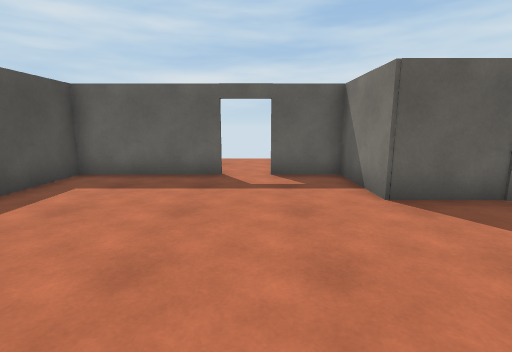
view 1 (above)

14 first-person views from a walk through a scene from a Unity 3-D project. The camera is 1.4 m above the floor, tilts 10° down and sees 85° across. The floor is counted in squares, 1 m on a side. Each view is taken from the middle of a square. On the plan, view 1 faces up. The plan holds only what a view shows up to about 14 squares ahead; the rest is blank. The player is left out. Some animated figures are not drawn.

view 2
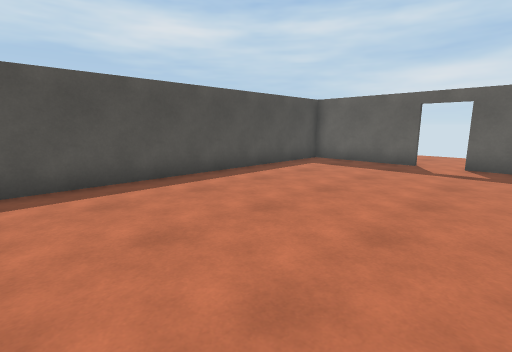

view 3
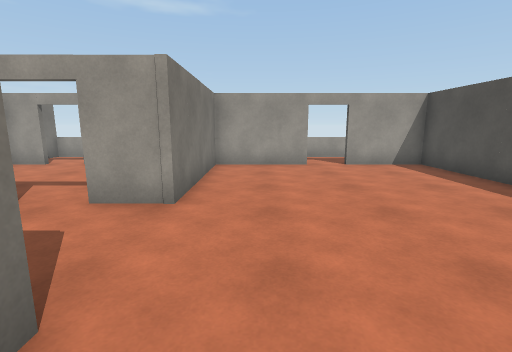

view 4
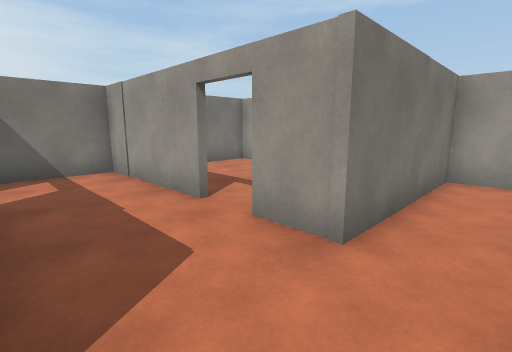

view 5
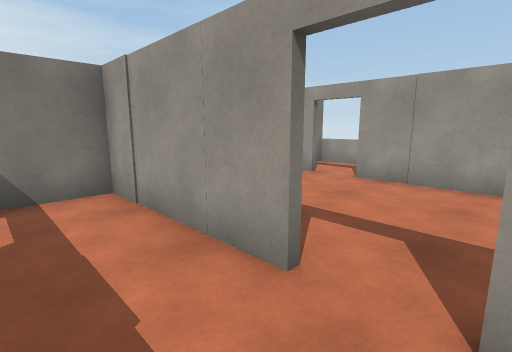

view 6
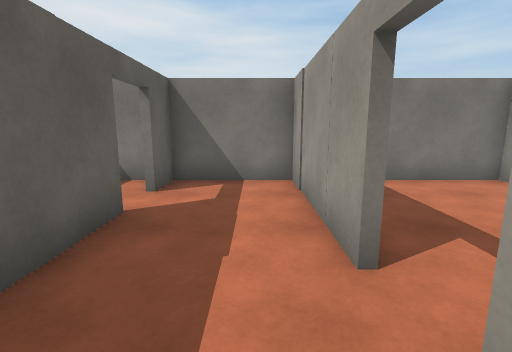

view 7
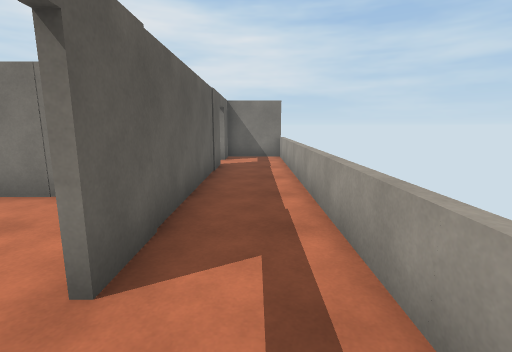

view 8
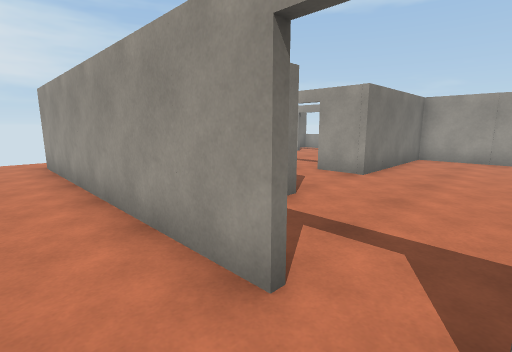

view 9
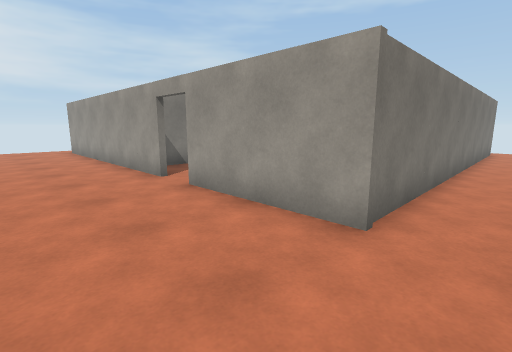

view 10
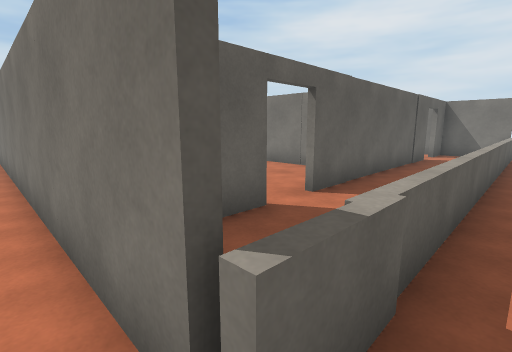

view 11
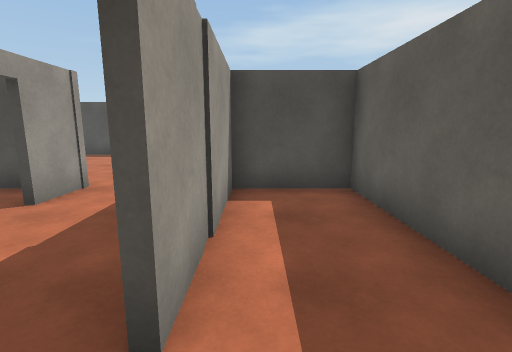

view 12
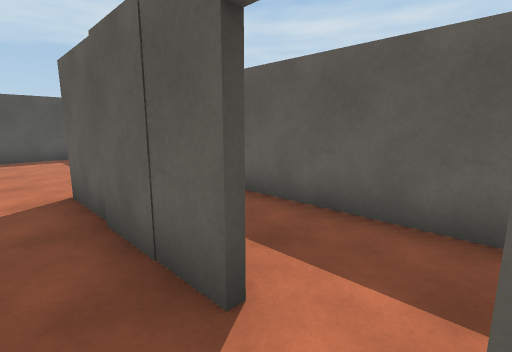

view 13
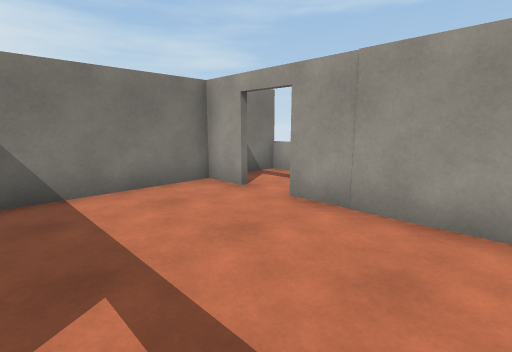

view 14
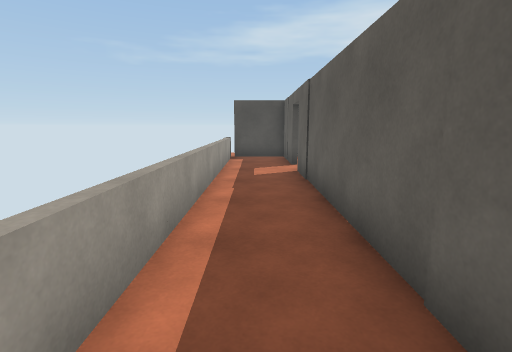

### Floor plan
Ten units are one square. View 1 is at (0, 0); x grows to the right and y downward. Boxes are objects, and circles mark ways between rooms. Rooms are numbered by the first view taken in them; rooms with no view inside come last. Other rooms are left out.
<svg viewBox="-59 -95 170 164">
<path fill="none" stroke="#000" d="M-10 34 25 34 25 -20 41 -20M-10 -82 -52 -82 -52 34 -24 34M45 -52 25 -52 25 -83M31 -82 4 -82M-24 37 -52 37 -52 61M75 37 -10 37M103 61 103 37 89 37M-52 61 103 61M4 -84 106 -84M-54 64 -54 -84 -10 -84M84 64 -54 64M90 -82 31 -82M27 -82 27 -54 75 -54M103 -59 103 -66M74 -20 103 -20 103 -52 89 -52M41 34 75 34M27 -6 27 -1M89 34 103 34 103 -9M75 -52 45 -52M55 -20 74 -20"/>
<circle cx="-15" cy="40" r="3" fill="#2a7"/>
<circle cx="-5" cy="-80" r="3" fill="#2a7"/>
<circle cx="35" cy="-35" r="3" fill="#2a7"/>
<circle cx="80" cy="40" r="3" fill="#2a7"/>
<circle cx="80" cy="-50" r="3" fill="#2a7"/>
<circle cx="65" cy="-35" r="3" fill="#2a7"/>
<circle cx="50" cy="-20" r="3" fill="#2a7"/>
<text x="-10" y="-20">1</text>
<text x="20" y="50">2</text>
<text x="20" y="-90">3</text>
<text x="60" y="-70">4</text>
<text x="80" y="-40">5</text>
<text x="60" y="10">6</text>
<text x="60" y="-40">7</text>
</svg>
Room 1 opens to room 2. Room 1 opens to room 3. Room 1 opens to room 7. Room 2 opens to room 6. Room 4 opens to room 5. Room 5 opens to room 7. Room 6 opens to room 7.

Where each view was taken, in squares from view 1:
view 1: 0 up, 0 right, facing up
view 2: 3 down, 2 right, facing up-left
view 3: 7 up, 1 right, facing down
view 4: 5 up, 1 right, facing down-right
view 5: 4 up, 4 right, facing down-right
view 6: 3 up, 3 right, facing right
view 7: 5 down, 3 left, facing right
view 8: 10 up, 1 left, facing down-right
view 9: 12 up, 7 left, facing down-right
view 10: 7 down, 6 left, facing up-right
view 11: 6 up, 9 right, facing left
view 12: 4 up, 9 right, facing up-left
view 13: 1 up, 4 right, facing down-right
view 14: 5 down, 8 right, facing left
